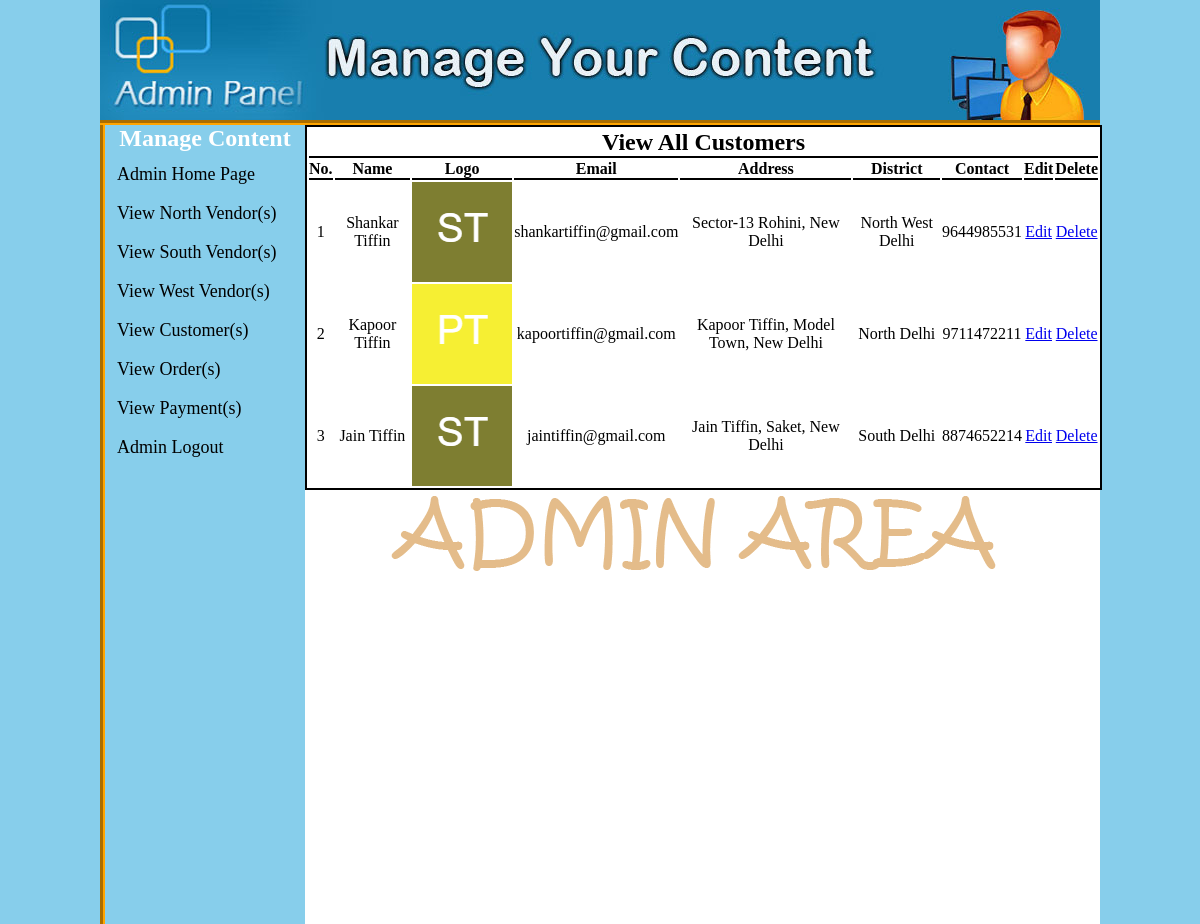
/admin/index.php?view_north (signed in), run on the app's committed database.
### tables this page shows
CREATE TABLE `vendors` (
  `V_id` int(100) NOT NULL,
  `V_ip` varchar(255) NOT NULL,
  `V_name` varchar(255) NOT NULL,
  `V_logo` text NOT NULL,
  `V_regional` text NOT NULL,
  `V_email` varchar(100) NOT NULL,
  `V_pass` varchar(100) NOT NULL,
  `V_addrs` varchar(200) NOT NULL,
  `V_distrt` text NOT NULL,
  `V_contact` bigint(20) NOT NULL
);

### admin/view_north.php (the view, shortened to what this page needs)
<?php
if(!isset($_SESSION['user_email'])){
	echo "<script>window.open('login.php','_self')</script>";
}
else {
?>
<head>
</head>
<table width="797"  cellpadding="8" style="text-align:center; background:#ffffff;">
	<tr style="text-align:center; margin-top:10px;">
		<td colspan="10" style="border-bottom:2px solid;"><h2>View All Customers</h2></td>
	</tr>
	<tr>
		<th>No.</th>
		<th>Name</th>
		<th>Logo</th>
        <th>Email</th>
		<th>Address</th>
		<th>District</th>
		<th>Contact</th>
		<th>Edit</th>
		<th>Delete</th>
	</tr>
	<?php
		include("includes/db.php");
		$i=0;
		$get_v = "select * from vendors where V_regional='North Indian'";
		$run_v = mysqli_query($con, $get_v);
		while($row_v=mysqli_fetch_array($run_v)){
			$id       = $row_v['V_id'];
			$name     = $row_v['V_name'];
			$logo     = $row_v['V_logo'];
			$email    = $row_v['V_email'];
			$addr     = $row_v['V_addrs'];
			$dist     = $row_v['V_distrt'];
			$cont     = $row_v['V_contact'];
			$i++;
	?>
	<tr style="text-align:center;">
		<td><?php echo $i; ?></td>
		<td><?php echo $name; ?></td>
		<td><img src="../tiffin_vendors/images/<?php echo $logo; ?>" width="100" height="100"/></td>
		<td><?php echo $email; ?></td>
		<td><?php echo $addr; ?></td>
        <td><?php echo $dist; ?></td>
		<td><?php echo $cont; ?></td>
		<td><a href="index.php?edit_north=<?php echo $id;?>">Edit</a></td>
		<td><a href="delete_north.php?north_v=<?php echo $id;?>">Delete</a></td>
	</tr>
	<?php } ?>
</table>
<?php } ?>

### admin/css/admin_panel.css (style rules this page uses)
* { margin:0; padding:0; }
body { background: skyblue; }

### admin/view_north.php (style rules this page uses)
table { border: 2px solid black; }
th { border-bottom:2px solid; }

### data on the page
vendors: V_name "Shankar Tiffin", V_logo (picture), V_email "shankartiffin@gmail.com", V_addrs "Sector-13 Rohini, New Delhi", V_distrt "North West Delhi", V_contact "9644985531"
vendors: V_name "Kapoor Tiffin", V_logo (picture), V_email "kapoortiffin@gmail.com", V_addrs "Kapoor Tiffin, Model Town, New Delhi", V_distrt "North Delhi", V_contact "9711472211"
vendors: V_name "Jain Tiffin", V_logo (picture), V_email "jaintiffin@gmail.com", V_addrs "Jain Tiffin, Saket, New Delhi", V_distrt "South Delhi", V_contact "8874652214"
